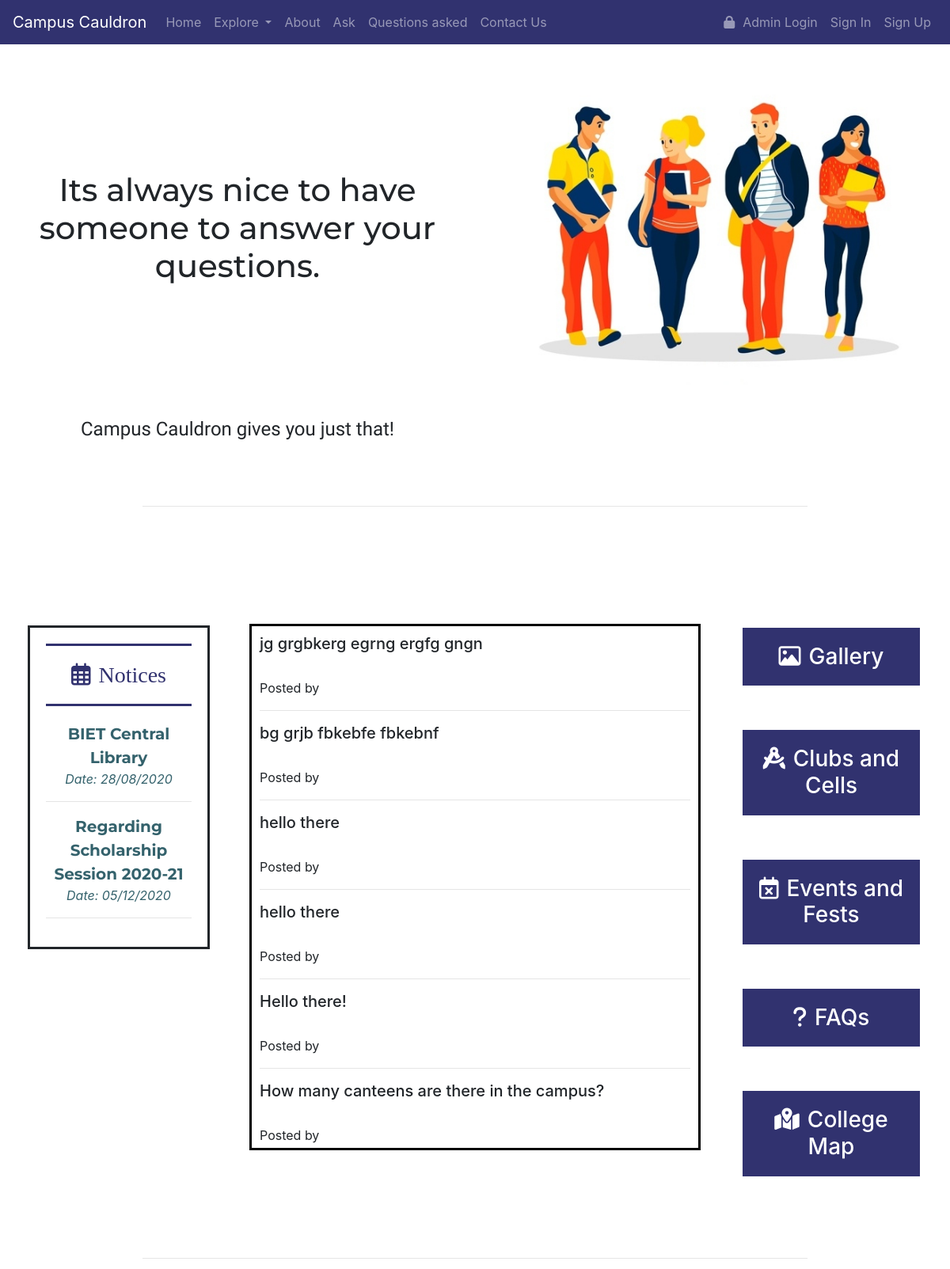
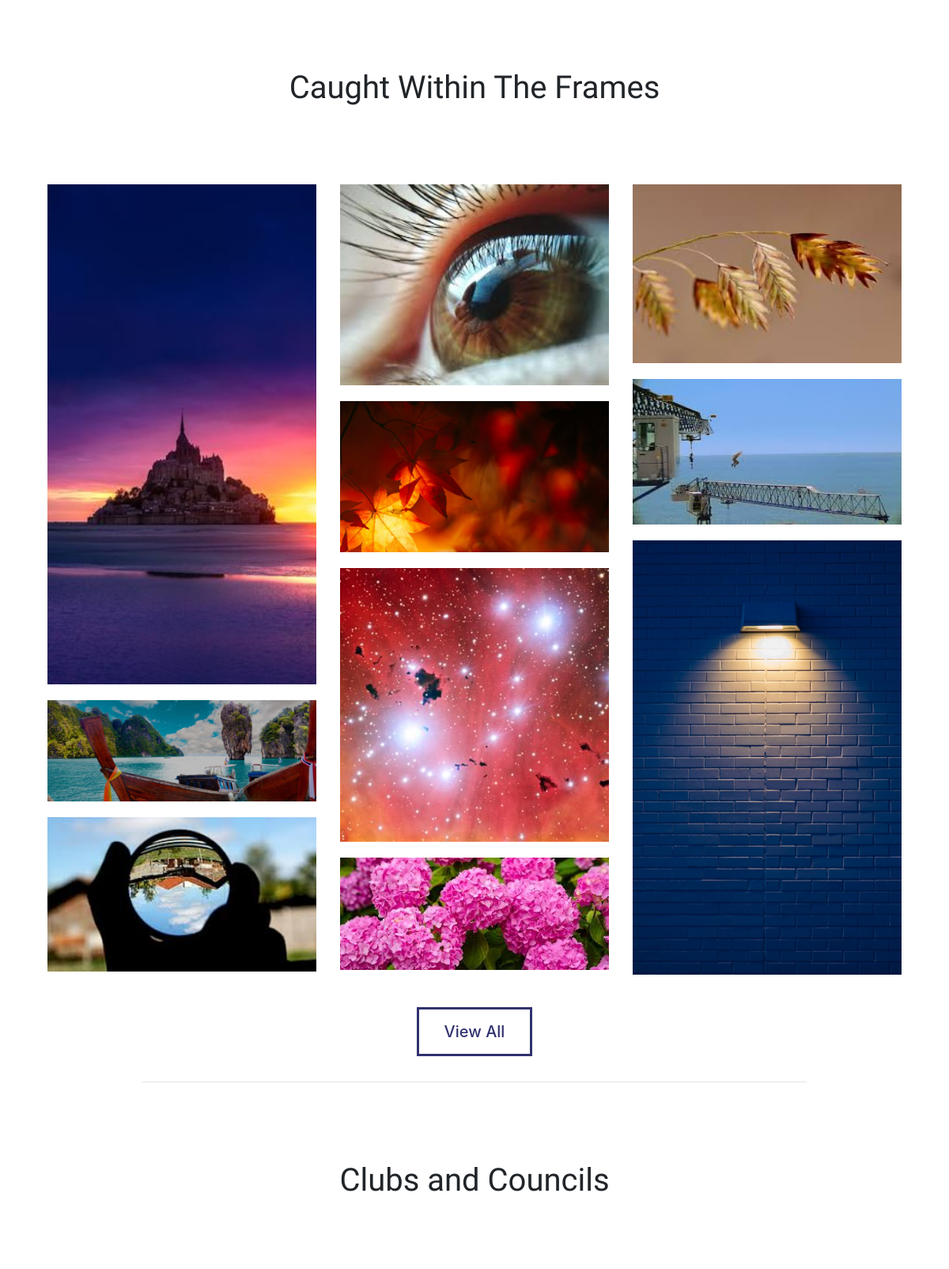
Screenshot of /temp.php (upper part) with the database file from the repository (2 pictures, top to bottom).
### tables this page shows
CREATE TABLE `notice` (
  `notice_id` int(11) NOT NULL,
  `title` varchar(500) NOT NULL,
  `date` varchar(20) NOT NULL,
  `npdf` varchar(1000) NOT NULL
);

CREATE TABLE `q_and_a` (
  `id` int(5) NOT NULL,
  `question` varchar(2000) NOT NULL,
  `ques_approved` tinyint(1) DEFAULT NULL,
  `ques_answered` tinyint(1) NOT NULL,
  `answer` varchar(10000) NOT NULL,
  `ans_approved` tinyint(1) DEFAULT NULL,
  `ans_by` varchar(100) NOT NULL
);

### temp.php (the view, shortened to what this page needs)
<!DOCTYPE html>
<html lang="en" dir="ltr">
<head>
  <link rel="stylesheet" href="https://cdnjs.cloudflare.com/ajax/libs/font-awesome/4.7.0/css/font-awesome.min.css">
  <link rel="stylesheet" href="https://cdn.jsdelivr.net/npm/bootstrap@4.5.3/dist/css/bootstrap.min.css">
  <link rel="stylesheet" href="css/styles.css">
</head>
<body>
  <?php include 'include/navbar.php' ?>
  <section id="introduction" class="introduction">
    <div class="intro-container">
      <div class="row">
        <div class="col-lg-6">
          <h1 id="intro-head">Its always nice to have someone to answer your questions.</h1>
          <h4 id="intro-text">Campus Cauldron gives you just that!</h4>
        </div>
        <div class="col-lg-6">
          <img id="intro-img" src="images/intro_img.jpg" alt="">
        </div>
      </div>
    </div>
  </section>
  <hr id="after-intro" class="section-diff" style="width:70%">
  <section id="Notices-and-Links">
    <div>
      <div class="row">
        <div class="col-lg-3">
          <div class="notice-panel">
            <h3 class="notice-head"><i class="icon far fa-calendar-alt"></i>Notices</h3>
            <marquee height="510" direction="up" scrollamount="3">
              <?php
              include 'conn.php';
              $sql = "select * from notice ORDER BY notice_id DESC";
              $rs_result = mysqli_query($con, $sql);
              ?>
              <?php
              while ($row = mysqli_fetch_assoc($rs_result)) {
              ?>
                <p><a class="notice-link" href="npdf/<?php echo $row["npdf"];?>">
                    <strong style="font-family: 'Montserrat', sans-serif; font-size:20px;"><?php echo $row["title"]; ?></strong>
                    <br>
                    <em>Date: <?php echo $row["date"]; ?></em>
                    <hr>
                  </a></p>
              <?php
              };
              ?>
            </marquee>
          </div>
        </div>
        <div class="col-lg-6">
          <div id="test">
            <?php
            include 'conn.php';
            $sql = "select * from q_and_a ORDER BY id DESC";
            $rs_result = mysqli_query($con, $sql);
            ?>
            <?php
            while ($row = mysqli_fetch_assoc($rs_result)) {
            ?>
              <h5 id="list-item-1"><?php echo $row["question"]; ?></h5>
              <p><?php echo $row["answer"] ?>
                <br> Posted by <b><?php echo $row["ans_by"] ?></b></p>
              <hr>
            <?php
            };
            ?>
          </div>
        </div>
        <div class="col-lg-3">
          <a class="my-links" href="#after-notice">
            <h3 class="links-head"><i class="icon far fa-image"></i>Gallery</h3>
          </a>
          <a class="my-links" href="#after-gallery">
            <h3 class="links-head"><i class="icon fas fa-drafting-compass"></i>Clubs and Cells</h3>
          </a>
          <a class="my-links" href="#after-clubs">
            <h3 class="links-head"><i class="icon far fa-calendar-times"></i>Events and Fests</h3>
          </a>
          <a class="my-links" href="#after-fests">
            <h3 class="links-head"><i class="icon fas fa-question"></i>FAQs</h3>
          </a>
          <a class="my-links" href="#after-questions">
            <h3 class="links-head"><i class="icon fas fa-map-marked-alt"></i>College Map</h3>
          </a>
        </div>
      </div>
    </div>
  </section>
  <hr id="after-notice" class="section-diff" style="width:70%">
  <section id="gallery">
    <h1 class="gallery-head">Caught Within The Frames</h1>
    <div class="container">
      <div class="row">
        <div class="col-lg-4">
          <img class="gallery-images" src="images/img1.jpg" alt="">
          <br>
          <img class="gallery-images" src="images/img2.jpg" alt="">
          <br>
          <img class="gallery-images" src="images/img3.jpeg" alt="">
        </div>
        <div class="col-lg-4">
          <img class="gallery-images" src="images/img4.jpeg" alt="">
          <br>
          <img class="gallery-images" src="images/img5.jpg" alt="">
          <br>
          <img class="gallery-images" src="images/img10.jpg" alt="">
          <br>
          <img class="gallery-images" src="images/img6.jpeg" alt="">
        </div>
        <div class="col-lg-4">
          <img class="gallery-images" src="images/img7.jpeg" alt="">
          <br>
          <img class="gallery-images" src="images/img8.jpeg" alt="">
          <br>
          <img class="gallery-images" src="images/img11.jpg" alt="">
          <br>
        </div>
      </div>
      <div id="gallery-btn">
        <a id="gallery-link" href="#">
          <h5 class="intro-link-head">View All</h5>
        </a>
      </div>
    </div>
  </section>
  <hr id="after-gallery" class="section-diff" style="width:70%">
  <section id="clubs-and-councils">
    <h1 class="clubs-head">Clubs and Councils</h1>
    <div class="container">
      <div class="row">
        <?php
        include 'conn.php';
        $sql = "select * from club ORDER BY club_id DESC LIMIT 6";
        $rs_result = mysqli_query($con, $sql);
        ?>
        <?php
        while ($row = mysqli_fetch_assoc($rs_result)) {
        ?>
          <div class="col-lg-4">
          </div>
        <?php
        };
        ?>
      </div>
    </div>
  </section>
</body>
</html>

### css/styles.css (style rules this page uses)
html { scroll-behavior: smooth; }
.row { margin-left: 0; margin-right: 0; }
.introduction { text-align: center; }
#intro-img { width: 100%; padding:50px 0px }
#intro-head { font-family: 'Montserrat', sans-serif; padding:10rem 0; }
#intro-text { font-family: 'Ubuntu', sans-serif; margin-bottom: 2rem; }
.intro-link-head { display: inline; padding: 1rem 2rem; border: solid; color: #31326f; }
.notice-head { font-family: 'Bree Serif', serif; }
.icon { padding-right: 10px; }
.notice-link { color: #34626c; }
.notice-panel { margin: 50px 20px; padding: 20px; border: solid; text-align: center; }
.notice-head { padding: 20px 0px; margin-bottom: 20px; border-top: solid; border-bottom: solid; color: #31326f; }
.links-head { margin: 50px 20px; padding: 20px; border: solid; text-align: center; background-color: #31326f; color: white; }
.section-diff { margin-top: 50px; margin-bottom: 100px; }
#gallery { text-align: center; }
.gallery-head { padding-bottom: 5rem; font-family: 'Ubuntu', sans-serif; }
.gallery-images { width: 100%; padding:10px 0; }
#gallery-btn { margin:50px 0; }
.clubs-head { margin-bottom: 5rem; }
#clubs-and-councils { text-align: center; font-family: 'Ubuntu', sans-serif; }

### temp.php (style rules this page uses)
#test { margin-top: 3rem; height: 665px; overflow: auto; text-align: justify; border: 3px solid black; padding: 10px; }

### rows the page displays
notice: title "BIET Central Library", date "28/08/2020"
notice: title "Regarding Scholarship Session 2020-21", date "05/12/2020"
q_and_a: question "jg grgbkerg egrng ergfg gngn"
q_and_a: question "bg grjb fbkebfe fbkebnf"
q_and_a: question "hello there"
q_and_a: question "hello there"
q_and_a: question "Hello there!"
q_and_a: question "How many canteens are there in the campus?"
